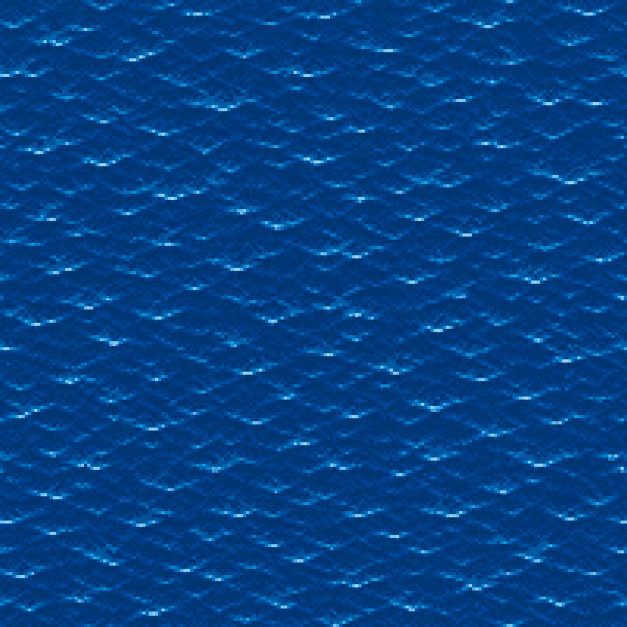
#> input picture design/terrain-current-profile-20261007/materials/act1-water-r2.png, 1254 x 1254 px, given in place of portSapphire-screen.png, which was not available (shown at 1/2 size)
$ python measure_art_density.py
#> lines starting #> are read from the running program, lines starting #| are printed output that depends on the picture; pictures that were not available may be replaced by others from this repository, and a replacement may not be noted
#!/usr/bin/env python3
"""Where each Act 1 art family's detail actually comes from, and what limits it.

WHY THIS EXISTS
    Asked whether the town's resolution fix could be applied to the overworld and the dungeons. The
    answer for both is no, for two DIFFERENT reasons, and neither is visible without measuring.

    The town fix is one rule: DRAW AT MORE SOURCE PIXELS PER WORLD PIXEL THAN YOU SHIP, THEN
    DOWNSCALE. Measured on one generation: 20.64 mean pixel step native, 13.97 upscaled to 1950,
    25.67 downscaled to 650. Downscaling sharpens; upscaling destroys. The 2x2 tiling is only the
    workaround for a generator that always returns 1254 px -- it is not the principle.

DUNGEONS: ALREADY DONE, AND MY FIRST MEASUREMENT OF THEM WAS WRONG
    `render_dungeon_material_map.py` carries `LATTICE_SCALE = 57/32 = 1.78125`, within 0.195% of the
    heroine's own grain (a 64 px frame drawn at 36 world px = 1.7778), and its header says why:
    rendering straight at 1 px per world px "is COARSER than the hero and is why the dungeon art
    looked like it came from a different game."

    Measured whole-plate, dungeons look terrible -- 8..16 mean. That is an ARTEFACT OF DARKNESS, not
    softness: the plates are 45..52% near-black wall at mean luminance 28..37, and a dark region
    cannot carry a large luminance step. Measured on the LIT WALKABLE FLOOR, which is what the player
    looks at, they hold up against the town's accepted 22.17/29.7%:
        mistyGrotto  42.37 / 58.7%      coastalReef  18.91 / 27.6%      sunkenCellar  16.61 / 21.6%
    Compare any plate to a walk mask before calling it soft.

OVERWORLD: THE CEILING IS THE MATERIAL, NOT THE RENDERER OR THE CHUNK
    `render_material_map.py` has no lattice scale at all and the manifest locks
    `worldSourcePixelsPerWorldPixel: 1`, so on the face of it the overworld is the one family that
    never got the fix. But raising the chunk density would make it WORSE, and this is arithmetic:

    `sample()` is `mat[wy % 531, wx % 531]` -- NEAREST NEIGHBOUR, one material texel per world pixel.
    A 531 px material covers ~11 cells = 528 world px. So the material is already applied at 1:1 and
    the chunk is already at the material's ceiling; measured, chunk `c3-r3` (19.79 / 28.5%) carries
    slightly MORE than `mat-grass` itself (18.27 / 25.0%), because the renderer adds its own noise
    modulation and coast work on top.

    Baking chunks at 1.78x with today's materials therefore magnifies a 531 px texture. Measured on
    mat-grass: 18.27/25.0% -> 10.95/10.3% magnified. That is the same 20.64 -> 13.97 the town rule
    already forbids, and it costs 3.2x the texture memory to get it.

    THE REAL LEVER IS THE MATERIAL, AND IT IS CHEAP. Regenerate the four textures at ~945 px covering
    the SAME ~11 cells, so the ratio becomes 1.78 and matches the hero and the dungeons. The chunks
    STAY 768 px -- the renderer then reduces 1.78 -> 1.0 on the way in, which is the sharpening half
    of the rule -- so texture memory does not move at all. Four generations, not four hundred and
    eighty, and no change to a chunk, a pin or the streaming budget.

    Do NOT "fix" mat-water this way. It measures 4.18 / 2.0% flat on purpose; the renderer's own
    header explains the swell is deliberately regular so the 531 px repeat reads as a net at
    gameplay zoom rather than as tiling.

USAGE
    python3 scripts/measure_art_density.py
"""
from __future__ import annotations

import glob
import os

import numpy as np
from PIL import Image

Image.MAX_IMAGE_PIXELS = None
ROOT = os.path.dirname(os.path.dirname(os.path.abspath(__file__)))


def lum(a: np.ndarray) -> np.ndarray:
    return 0.2126 * a[:, :, 0] + 0.7152 * a[:, :, 1] + 0.0722 * a[:, :, 2]


def steps(path: str, mask_path: str | None = None):
    """Mean/hard/flat pixel-step statistics, optionally restricted to a mask.

    Steps are counted only where BOTH pixels of the pair are inside the mask -- otherwise every
    boundary between masked and unmasked ground contributes a fake edge and a dark plate scores as
    though it were full of detail.
    """
    a = np.asarray(Image.open(os.path.join(ROOT, path)).convert("RGB")).astype(float)
    l = lum(a)
#> in lum, `return 0.2126 * a[:, :, 0] + 0.7152 * a[:, :, 1] + 0.0722 * a[:, :, 2]`:
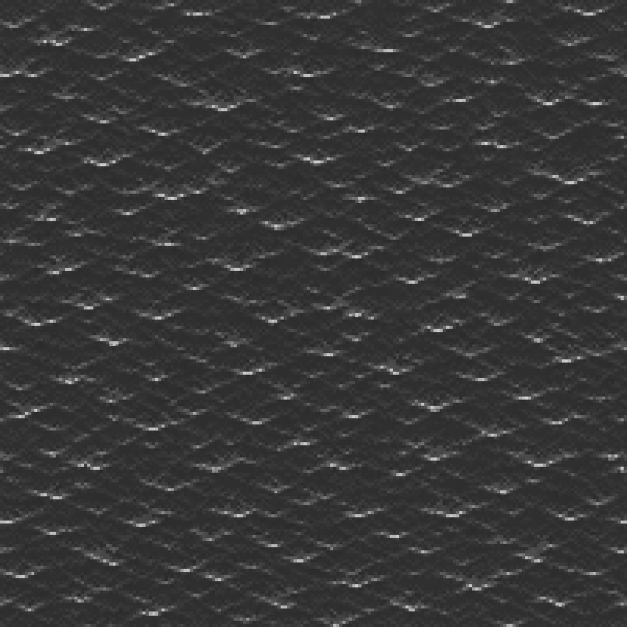
#> returned value: shape (1254, 1254) float64 (shown at 1/2 size); min 23.37, max 233.3, mean 56.2
    if mask_path:
        m = np.asarray(Image.open(os.path.join(ROOT, mask_path)).convert("L")) > 127
        m = m[:l.shape[0], :l.shape[1]]
    else:
        m = np.ones(l.shape, bool)
    hs, hm = np.abs(np.diff(l, axis=1)), m[:, :-1] & m[:, 1:]
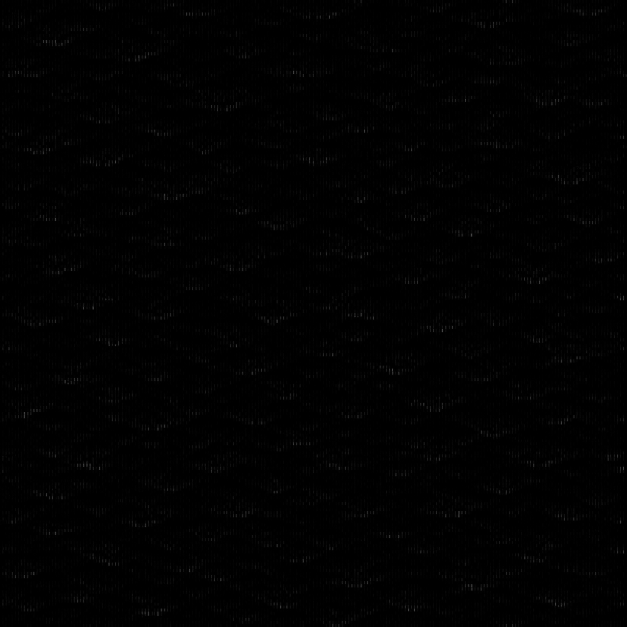
#> hs: shape (1254, 1253) float64 (shown at 1/2 size); min 0, max 119.2, mean 1.7
#> hm: shape (1254, 1253) bool; every value is 1
    vs, vm = np.abs(np.diff(l, axis=0)), m[:-1, :] & m[1:, :]
#> vm: shape (1253, 1254) bool; every value is 1
    s = np.concatenate([hs[hm].ravel(), vs[vm].ravel()])
    return l.shape[1], l.shape[0], s.mean(), 100 * (s >= 24).mean(), 100 * (s < 4).mean(), l[m].mean()


def row(label: str, path: str, mask: str | None = None) -> None:
    w, h, mean, hard, flat, li = steps(path, mask)
#> w = 1254; h = 1254; mean = 2.28; hard = 1.28; flat = 87.01; li = 56.21
    print(f"  {label:<40} {w}x{h:<10} {mean:6.2f} {hard:7.1f}% {flat:7.1f}% {li:7.1f}")
#|   TOWN portSapphire plate                  1254x1254         2.28     1.3%    87.0%    56.2


def main() -> None:
    print(f"  {'artefact':<40} {'size':<14} {'mean':>6} {'hard>=24':>8} {'flat<4':>8} {'lum':>7}")
    print("  -- the bar: the town plate the owner accepted " + "-" * 34)
    row("TOWN portSapphire plate", "public/act1-hifi/town/portSapphire-screen.png")

    print("  -- dungeons: whole plate vs the LIT FLOOR the player looks at " + "-" * 18)
    for d in ("coastalReef", "mistyGrotto", "sunkenCellar"):
        row(f"{d} whole plate", f"public/act1-dungeon-art/{d}-f1-props.png")
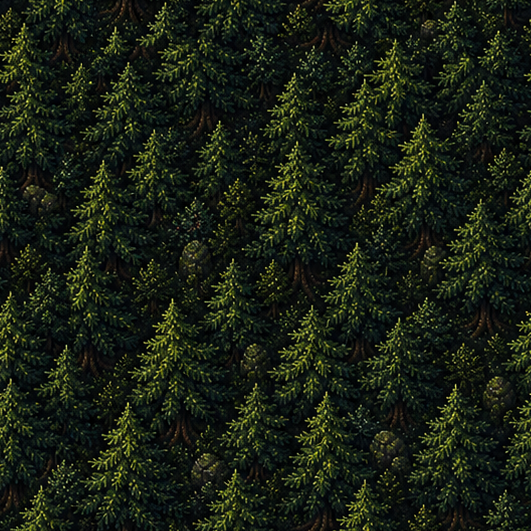
#> input picture design/terrain-current-profile-20261007/materials/mat-forest.png, 531 x 531 px, given in place of coastalReef-f1-props.png, which was not available
#> in lum (call 2), `return 0.2126 * a[:, :, 0] + 0.7152 * a[:, :, 1] + 0.0722 * a[:, :, 2]`:
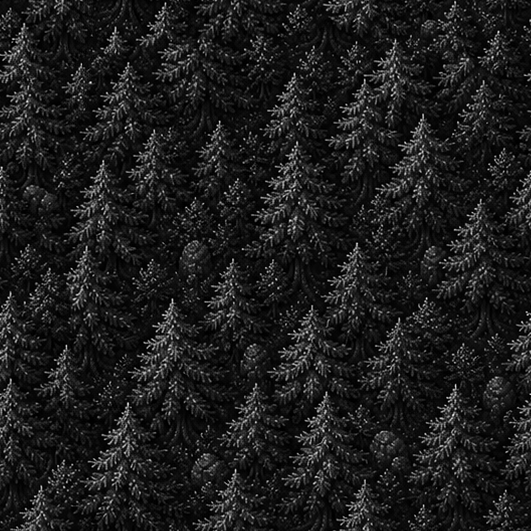
#> returned value: shape (531, 531) float64; min 0, max 242.4, mean 29.3
#> in steps (call 2), `hs, hm = np.abs(np.diff(l, axis=1)), m[:, :-1] & m[:, 1:]`: hm: shape (531, 530) bool; every value is 1
#> in steps (call 2), `vs, vm = np.abs(np.diff(l, axis=0)), m[:-1, :] & m[1:, :]`:
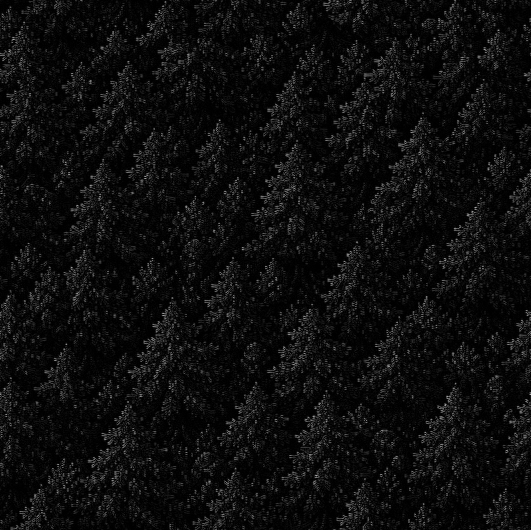
#> vs: shape (530, 531) float64; min 0, max 180.8, mean 13.7
#> in steps (call 2), `vs, vm = np.abs(np.diff(l, axis=0)), m[:-1, :] & m[1:, :]`: vm: shape (530, 531) bool; every value is 1
#|   coastalReef whole plate                  531x531         13.89    17.6%    34.9%    29.3
        row(f"{d} walkable floor", f"public/act1-dungeon-art/{d}-f1-props.png",
            f"public/act1-dungeon-art/{d}-f1-walk.png")
#> in steps (call 3), `m = np.asarray(Image.open(os.path.join(ROOT, mask_path)).convert("L"))..`:
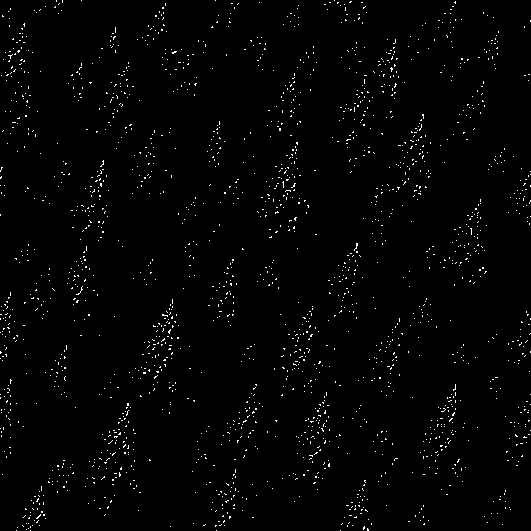
#> m: shape (531, 531) bool; 1.4% white in thin lines or dots
#> in steps (call 3), `hs, hm = np.abs(np.diff(l, axis=1)), m[:, :-1] & m[:, 1:]`: hm: shape (531, 530) bool; 0.3% white in thin lines or dots
#> in steps (call 3), `vs, vm = np.abs(np.diff(l, axis=0)), m[:-1, :] & m[1:, :]`:
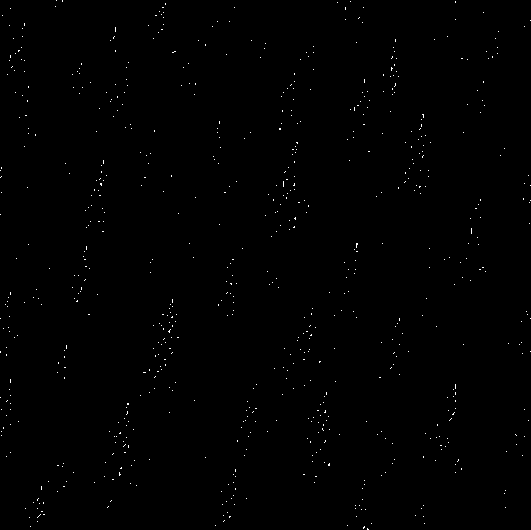
#> vm: shape (530, 531) bool; 0.36% white in thin lines or dots
#> in steps (call 3), `s = np.concatenate([hs[hm].ravel(), vs[vm].ravel()])`: s = 1884 values, max 97.38 at index 114, min 0.0012 at index 1641, mean 21.57
#|   coastalReef walkable floor               531x531         21.57    36.7%    13.2%   153.3

    print("  -- overworld: the chunk is already at the material's ceiling " + "-" * 19)
    for m in ("grass", "rock", "forest", "water"):
        row(f"MATERIAL mat-{m}", f"public/materials/mat-{m}.png")
    for c in sorted(glob.glob(os.path.join(ROOT, "public/act1-hifi/chunks/base/*.webp")))[40:43]:
        row("CHUNK base " + os.path.basename(c), os.path.relpath(c, ROOT))

    print("  -- and what a denser CHUNK would actually do to a 531px material " + "-" * 14)
    g = Image.open(os.path.join(ROOT, "public/materials/mat-grass.png")).convert("RGB")
    for name, im in (("mat-grass magnified x1.781", g.resize((945, 945), Image.LANCZOS)),
                     ("mat-grass reduced /1.781", g.resize((298, 298), Image.LANCZOS))):
        a = np.asarray(im).astype(float)
        l = lum(a)
        s = np.concatenate([np.abs(np.diff(l, axis=1)).ravel(), np.abs(np.diff(l, axis=0)).ravel()])
        print(f"  {name:<40} {im.size[0]}x{im.size[1]:<10} {s.mean():6.2f} "
              f"{100*(s>=24).mean():7.1f}% {100*(s<4).mean():7.1f}% {l.mean():7.1f}")
    print("\n  Magnifying loses detail; reducing keeps it. That is the whole rule, and it is why the\n"
          "  overworld's answer is higher-resolution MATERIALS reduced into today's 768px chunks,\n"
          "  not bigger chunks. Four generations, and texture memory does not move.")


if __name__ == "__main__":
#> (the run stopped early here; a loop or call above may not have finished)
